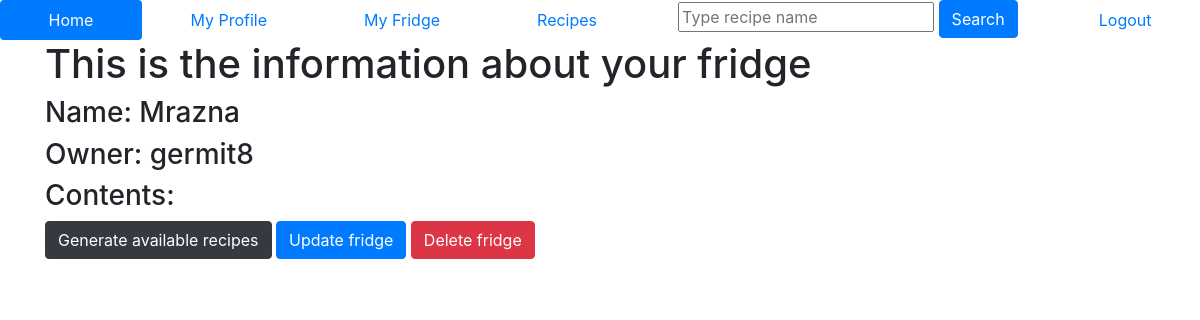
The page /fridge/fridge_detail/mrazna/ (signed in) on the database as committed earlier.
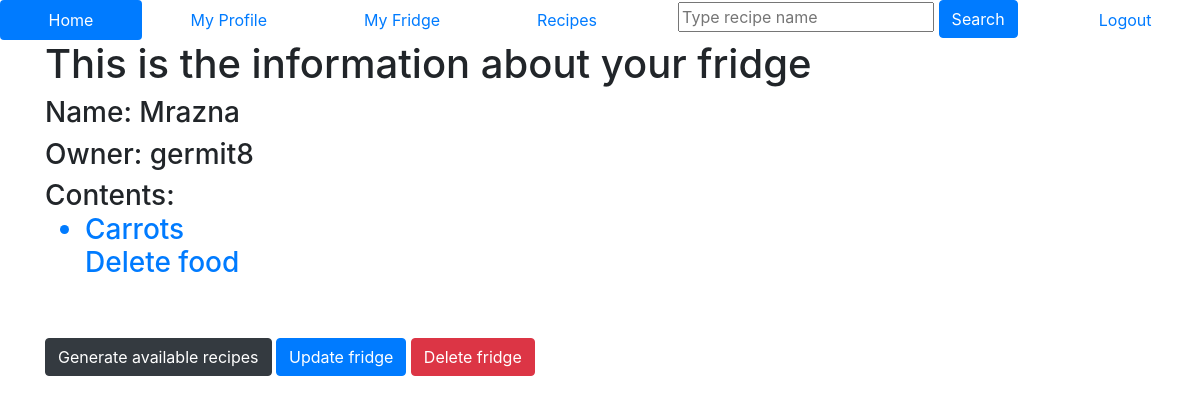
The same page on the database as committed later.
### fridge/models.py (models this page shows, shortened)
class Fridge(models.Model):
    name = models.CharField(max_length=20)
    belongs_to = models.ForeignKey(User, related_name="my_fridge", on_delete=models.CASCADE)
    food_contents = models.ManyToManyField(Food, related_name="in_fridges")
    slug = models.SlugField(allow_unicode=True, unique=True)

class Food(models.Model):
    name = models.CharField(max_length=20, unique=True)
    quantity = models.PositiveIntegerField()
    description = models.TextField(max_length=255, blank=True)
    date_added = models.DateTimeField(default=timezone.now)
    expiration_date = models.DateTimeField()
    is_expired = models.BooleanField(default=False)
    slug = models.SlugField(allow_unicode=True, unique=True)

### accounts/models.py (models this page shows, shortened)
class CustomUser(AbstractUser):
    slug = models.SlugField(allow_unicode=True, unique=True)
    def __str__(self):
        return self.username

### fridge/views.py (the view)
# urls.py: path('fridge_detail/<slug>/', views.FridgeDetail.as_view(), name="fridge_detail"),
class FridgeDetail(LoginRequiredMixin, generic.DetailView):
    model = models.Fridge
    template_name = "fridge/fridge_detail.html"

### fridge/templates/fridge/fridge_detail.html
{% extends 'base.html' %}
{% block body_block %}
<div class="container">
    <h1>This is the information about your fridge</h1>
    <h3>Name: {{ fridge.name }}</h3>
    <h3>Owner: {{ fridge.belongs_to }}</h3>
    <h3>Contents:
            {% for food in fridge.food_contents.all %}
            <ul>
                <a href="{% url 'fridge:food_detail' slug=food.slug %}"><li>{{ food.name }}</li></a>
                <a href="{% url 'fridge:food_confirmation_delete' slug=food.slug %}">Delete food</a>
            </ul>
            <br>
            {% endfor %}
    </h3>
    <a href="{% url 'recipes:recipes_fridge_list' %}" class="btn btn-dark">Generate available recipes</a>
    <a href="{% url 'fridge:fridge_update' slug=fridge.slug %}" class="btn btn-primary">Update fridge</a>
    <a href="{% url 'fridge:fridge_confirmation_delete' slug=fridge.slug %}" class="btn btn-danger">Delete fridge</a>
</div>
{% endblock %}

### templates/base.html (shortened to what this page needs)
<!DOCTYPE html>
{% load staticfiles %}
<html lang="en">
<head>
    <link rel="stylesheet" href="https://stackpath.bootstrapcdn.com/bootstrap/4.3.1/css/bootstrap.min.css">
    <link rel="stylesheet" href="{% static 'css/master.css' %}">
</head>
<body>
	<ul class="nav nav-pills nav-fill">
			<li class="nav-item">
				<a class="nav-link active" href="{% url 'home' %}" tabindex="-1">Home</a>
			</li>
		{% if user.is_authenticated %}
			<li class="nav-item">
				<a class="nav-link" href="{% url 'accounts:accounts_detail' slug=user.slug %}">My Profile</a>
			</li>
			{% if user.my_fridge.all.count == 0 %}
			<li class="nav-item">
				<a class="nav-link" href="{% url 'fridge:fridge_create' %}">Create New Fridge</a>
			</li>
			{% else %}
			<li class="nav-item">
				<a class="nav-link" href="{% url 'fridge:fridge_detail' slug=user.my_fridge.get.slug %}">My Fridge</a>
			</li>
			{% endif %}
			<li class="nav-item">
				<a class="nav-link" href="{% url 'recipes:recipes_list' %}">Recipes</a>
			</li>
			<li class="nav-item">
				<form action="{% url 'recipes:recipes_filtered_list' %}" method="GET">
					<input type="text" placeholder="Type recipe name" name="recipe_query">
					<input type="submit" class="btn btn-primary" value="Search">
				</form>
			</li>
			<li class="nav-item">
				<a class="nav-link" href="{% url 'accounts:logout' %}">Logout</a>
			</li>
		{% endif %}
			</ul>
    {% block body_block %}
	{% endblock %}
</body>
</html>

### static/css/master.css (style rules this page uses)
html { font-family: 'Montserrat', sans-serif; }

Rows that differ between the two databases and show on the page:
added Food: name "Carrots"
